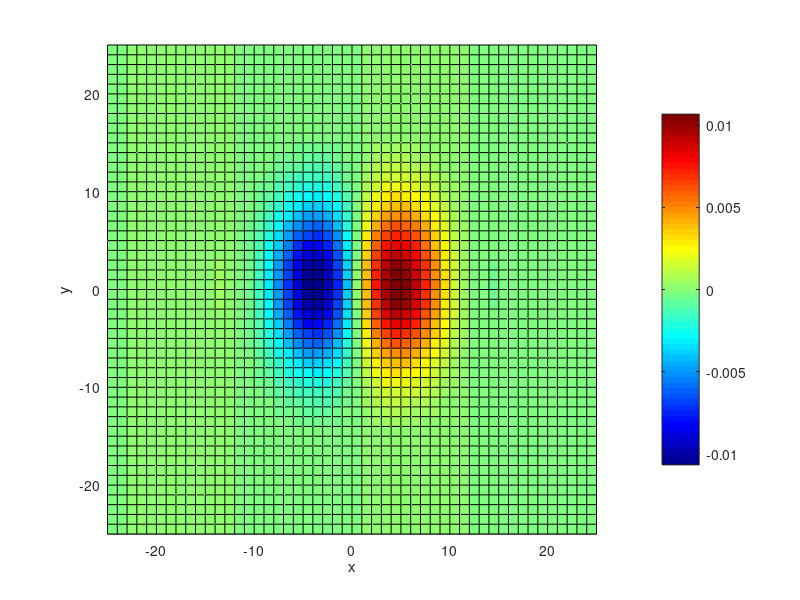

Reproduce this figure in MATLAB.
%% Calculate the total sum of positive region
clear; clc; clf;
resol=1;                                                % Decide the resolution of the RF
rsize=25.0;                                             % Decide the size of the RF
rspace=-rsize:resol:rsize;                              % Make a RF array with the set resolution
[xx, yy]=meshgrid(rspace,rspace);                       % Make a RF space with the set resolution

Ncoef=1;                                                % Set the Coefficient as 1 at first

RFs=Ncoef*exp(-(xx.^2+yy.^2)/64).*cos(pi.*xx/12-pi/2);
RF_positive=RFs.*(RFs>0);                               % Extract RF regions with positive value

Total=sum(sum(RF_positive));                            % Add their values

%% Normalize RF(x,y)
Ncoef=1/Total;                                          % Select the coefficient to make the total sum 1

RFs=Ncoef*exp(-(xx.^2+yy.^2)/64).*cos(pi.*xx/12-pi/2);

surf(xx, yy, RFs); xlabel('x'); ylabel('y');
axis xy image; colormap jet; colorbar;                  
az = 0; el = 90; view(az, el);                          % Look at the image from the top